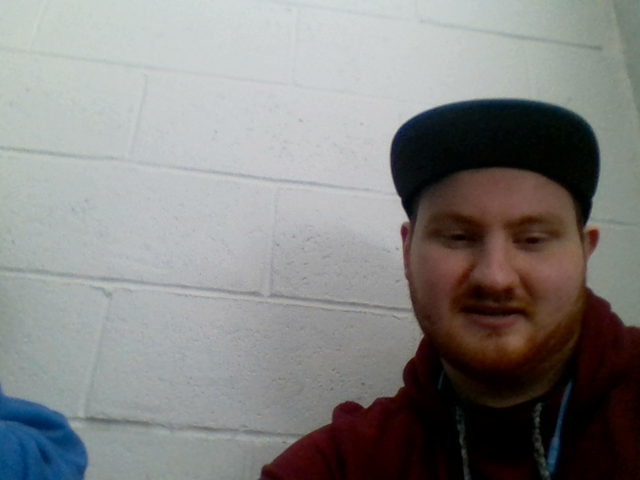
#> input picture PythonApplication1/PythonApplication1/.png, 640 x 480 px; its folder holds 4 pictures in this run
$ python FaceComp.py   (older library calls are emulated)
#> lines starting #> are read from the running program, lines starting #| are printed output that depends on the picture
import cv2
import scipy
import skimage
import numpy as np
from skimage import io
from skimage import data, img_as_float
import matplotlib.pyplot as plt
from skimage.measure import compare_ssim as ssim
from skimage.transform import resize
from scipy.ndimage import imread
import argparse
import imutils
import glob
from scipy.ndimage import uniform_filter, gaussian_filter
from PIL import Image


#Project development started on January 20th, and is still just a prototype
#created for Senior Design 2019 at Hofstra university
#Using existing libraries such as Skimage and OpenCV
#SSIM and MSE (Stuctural similarity index and Mean Squared Error)
#of two photos, here we are using faces
#the faces are cropped out of the original photos then saved as new images, converted to grey-scale
#then the two cropped faces are compared and given the score,

#anything under 2000 SSIM is considered alike, MSE here we are going to consider the confidence, the closer to 0 the more alike the two images are
#but there are better methods of this, this is just a prototype so for now we say that anything under .65 is considered average confidence, this is because in most
#cases faces are similar
#so a photo that has a score of 4000 SSIM and .6 is considered not alike or the same person, the struture is different but because it is a face its similar.


face_cascade = cv2.CascadeClassifier('C:\\opencv\\build\\etc\\haarcascades\\haarcascade_frontalface_default.xml')
eye_cascade = cv2.CascadeClassifier('C:\\opencv\\build\\etc\\haarcascades\\haarcascade_eye.xml')

print ("Below are the current saved png files to choose from \n")

print (glob.glob('./*.png'))

selectimg1 = input('Please input the name of the first picture you would like to compare, be sure to include .png: \n')
#> the answer given: .png
selectimg2 = input('Please enter the target picture you want to compare against, be sure to include .png \n')
#> the answer given: Richie.png


img1 = io.imread(selectimg1)
#> img1 is the input picture: shape (480, 640, 3); mean R, G, B 132.5, 132.1, 130.6
img2 = io.imread(selectimg2)
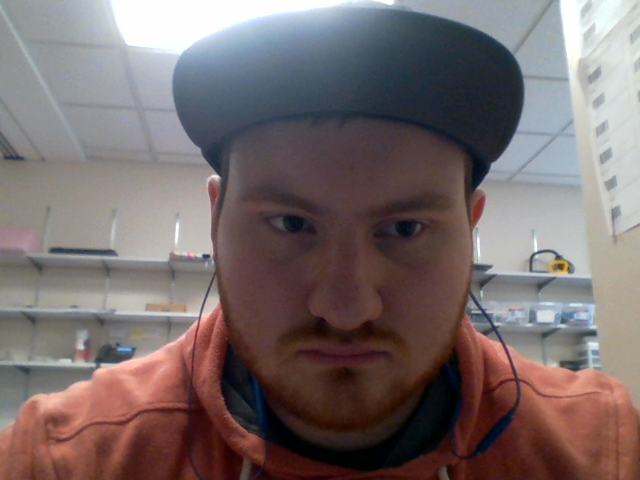
#> input picture PythonApplication1/PythonApplication1/Richie.png, 640 x 480 px
#> img2 is the input picture: shape (480, 640, 3); mean R, G, B 120.1, 107.3, 107.2

original = img1
target = img2

original = cv2.cvtColor(original, cv2.COLOR_BGR2RGB)
target = cv2.cvtColor(target, cv2.COLOR_BGR2RGB)
# Make a copy of the original image to draw face detections on
image_original = np.copy(original)
image_target = np.copy(original)

# Convert the image to gray
gray_original = cv2.cvtColor(original, cv2.COLOR_RGB2GRAY)
gray_target = cv2.cvtColor(target, cv2.COLOR_RGB2GRAY)
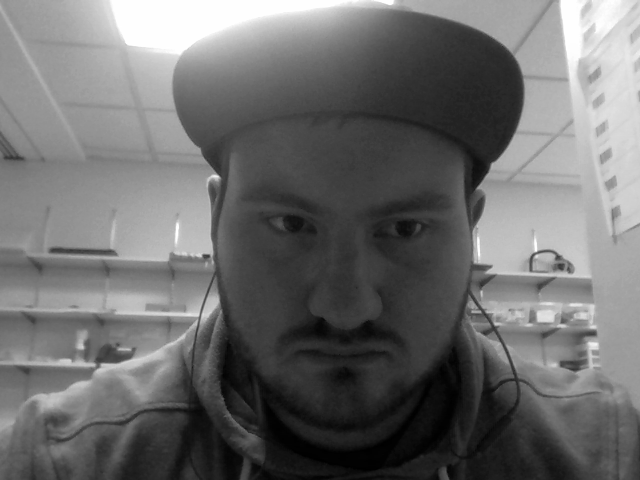
#> gray_target: shape (480, 640); min 0, max 255, mean 108.7
# Detect faces in the image using pre-trained face dectector
faces_original = face_cascade.detectMultiScale(gray_original, 1.25, 6)
#> faces_original = [[390, 154, 208, 208]]
faces_target = face_cascade.detectMultiScale(gray_target, 1.25, 6)
#> faces_target = [[204, 122, 279, 279]]


fig = plt.figure("Images")
images = ("Original", img1), ("target", img2)
# loop over the images
for (i, (name, image)) in enumerate(images):
	# show the image
	ax = fig.add_subplot(1, 3, i + 1)
	ax.set_title(name)
	plt.imshow(image, cmap = plt.cm.gray)
	plt.axis("off")
#> this loop made 2 passes
#> name on passes 1 to 2: 'Original', 'target'

# show the figure
plt.show()
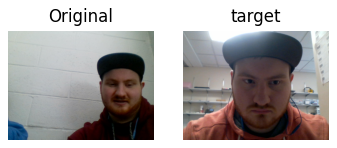
#> figure drawn by matplotlib, 2 panels

# compare the images

for f in faces_original:
    x, y, w, h = [ v for v in f ]
    cv2.rectangle(image_original, (x,y), (x+w, y+h), (255,0,0), 3)
    # Define the region of interest in the image
    face_crop_original = gray_original[y:y+h, x:x+w]
#> this loop made 1 pass
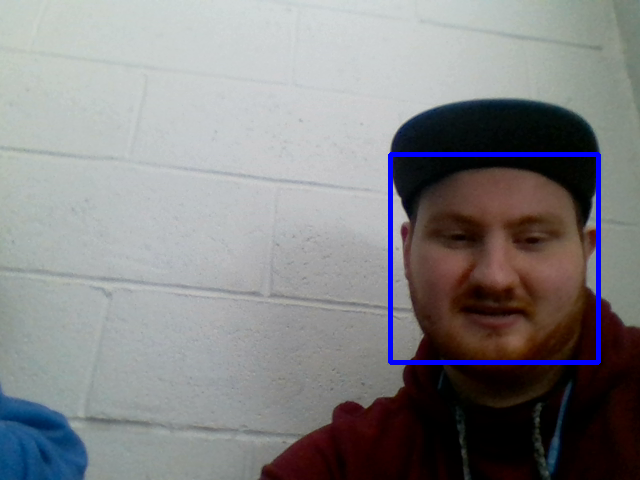
#> image_original: shape (480, 640, 3); mean B, G, R 133.2, 131.2, 131.5
#Get bounding box for each face in target


for t in faces_target:
    x, y, w, h = [ v for v in t ]
    cv2.rectangle(image_target, (x,y), (x+w, y+h), (255,0,0), 3)
    # Define the region of interest in the image
    face_crop_target = gray_target[y:y+h, x:x+w]
#> this loop made 1 pass
#> pass 1, `face_crop_target = gray_target[y:y+h, x:x+w]`:
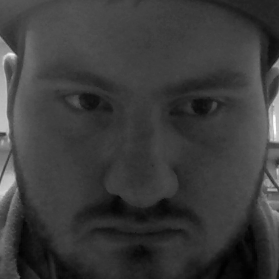
#> face_crop_target: shape (279, 279); min 0, max 254, mean 59.2
#> after the loop:
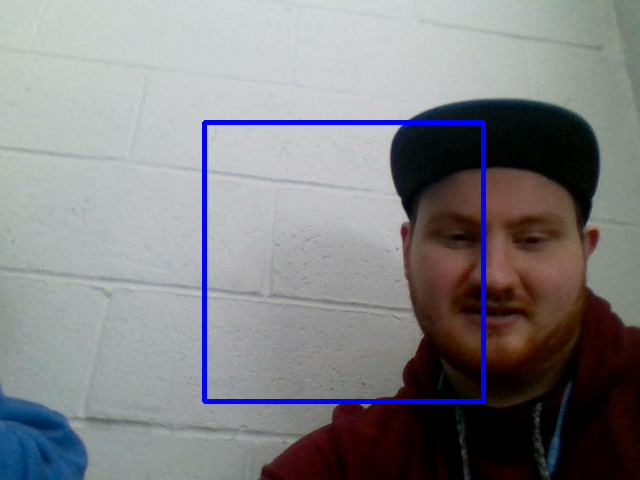
#> image_target: shape (480, 640, 3); mean B, G, R 133.2, 130, 130.4


def resize_image(input_image_path,
                 output_image_path,
                 size):
    original_image = Image.open(input_image_path)
    width, height = original_image.size
    print('The original image size is {wide} wide x {height} '
          'high'.format(wide=width, height=height))

    resized_image = original_image.resize(size)
    width, height = resized_image.size
    print('The resized image size is {wide} wide x {height} '
          'high'.format(wide=width, height=height))
    resized_image.save(output_image_path)

def mse(img1, img2):

	err = np.sum((img1.astype("float") - img2.astype("float")) ** 2)
	err /= float(img1.shape[0] * img2.shape[1])

	# return the MSE, the lower the error, the more "similar"
	# the two images are
	return err

def compare_images(img1, img2, title):
	# compute the mean squared error and structural similarity
	# index for the images
    m = mse(img1, img2) #calculate the MSE
    s = ssim(img1, img2) #calculate the SSIM with the build in library
    # setup the figure
    fig = plt.figure(title)
    plt.suptitle("MSE: %.2f, SSIM: %.2f" % (m, s))
	#plt.suptitle("SSIM: %.2f" % (s))
	# show first image
    ax = fig.add_subplot(1, 2, 1)
    plt.imshow(img1, cmap = plt.cm.gray)
    plt.axis("off")

	# show the second image
    ax = fig.add_subplot(1, 2, 2)
    plt.imshow(img2, cmap = plt.cm.gray)
    plt.axis("off")

	# show the images
    plt.show()
#load the images -- the original, the original + target,
# and the original + side

# Display the image with the bounding boxes
fig = plt.figure(figsize = (9,9))
axl = fig.add_subplot(111)
axl.set_xticks
axl.set_yticks([])

axl.set_title("Face detection")
axl.imshow(image_original)
axl.imshow(image_target)

cv2.imwrite('face_crop_original.png', face_crop_original)
cv2.imwrite('face_crop_target.png', face_crop_target)
#rewrite the pictures to new pngs

resize_image(input_image_path='face_crop_original.png',
              output_image_path='face_crop_original.png',
              size=(1920, 1080))
#| The original image size is 208 wide x 208 high
#| The resized image size is 1920 wide x 1080 high
resize_image(input_image_path='face_crop_target.png',
              output_image_path='face_crop_target.png',
              size=(1920, 1080))
#> call 2 of resize_image, with input_image_path = 'face_crop_target.png', output_image_path = 'face_crop_target.png', size = (1920, 1080)
#| The original image size is 279 wide x 279 high
#> in resize_image (call 2), `resized_image = original_image.resize(size)`:
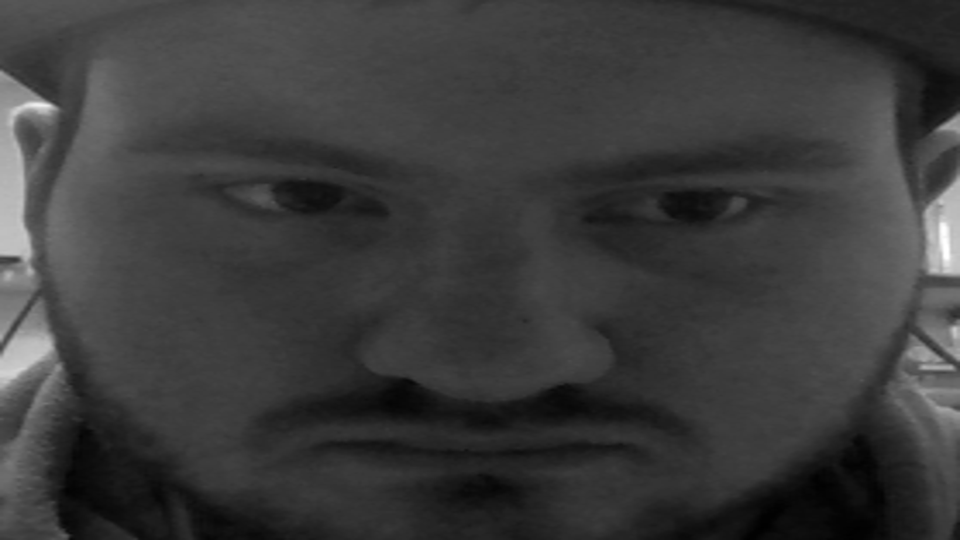
#> resized_image: PIL image 1920x1080 L (shown at 1/2 size); min 0, max 255, mean 59.2
#| The resized image size is 1920 wide x 1080 high
#resize the images so the compare function works
original = io.imread('face_crop_original.png')
target = io.imread('face_crop_target.png')

compare_images(original, target, "Original vs. target")
#> in mse, `err = np.sum((img1.astype("float") - img2.astype("float")) ** 2)`: err = 3.27e+09
#> in mse, `err /= float(img1.shape[0] * img2.shape[1])`: err = 1579
#> in compare_images, `s = ssim(img1, img2)`: s = 0.7

cv2.waitKey(0)
cv2.destroyAllWindows()
